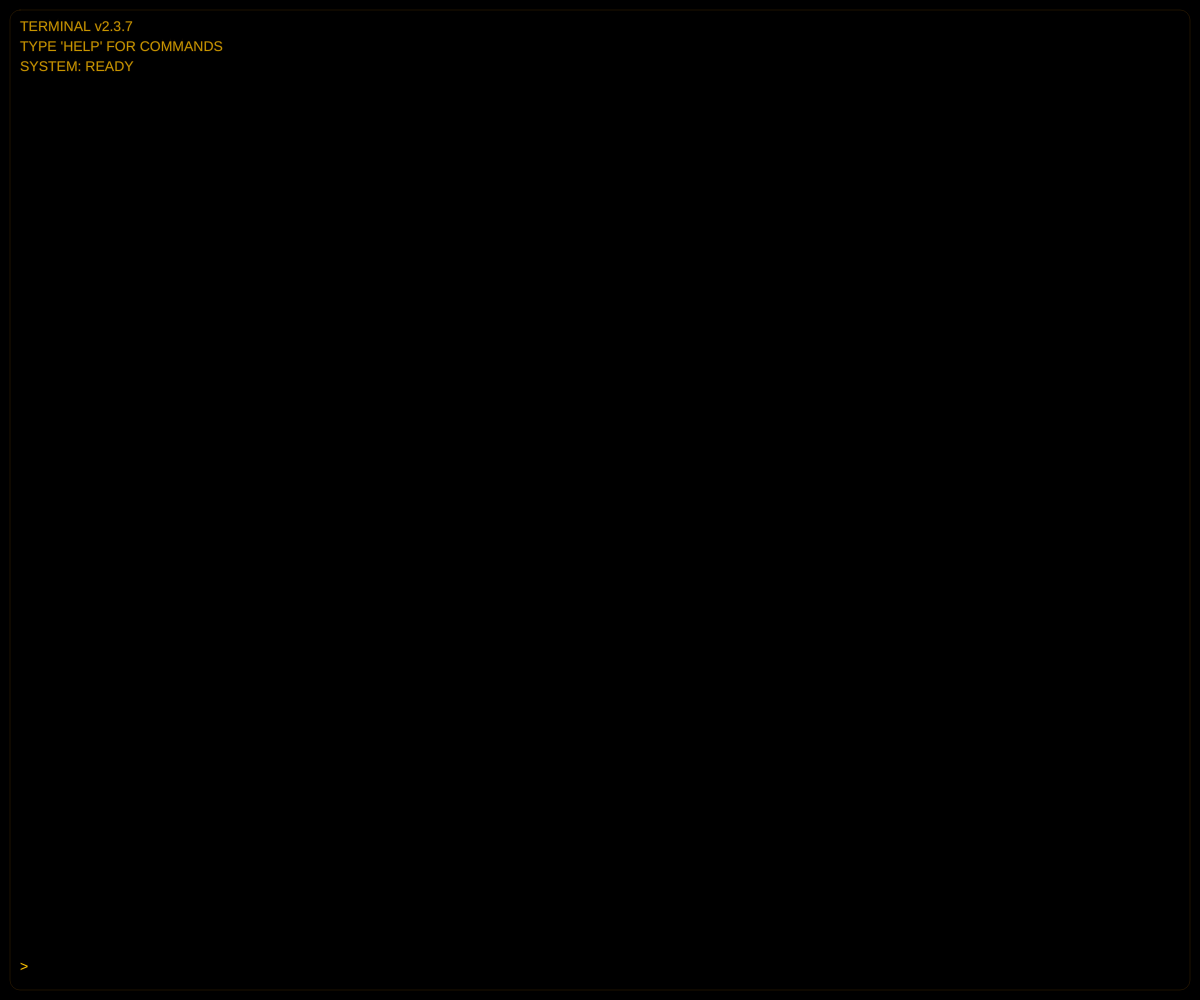
Frame 1 (no input)
Frame 60 (no input): identical to frame 1, image omitted
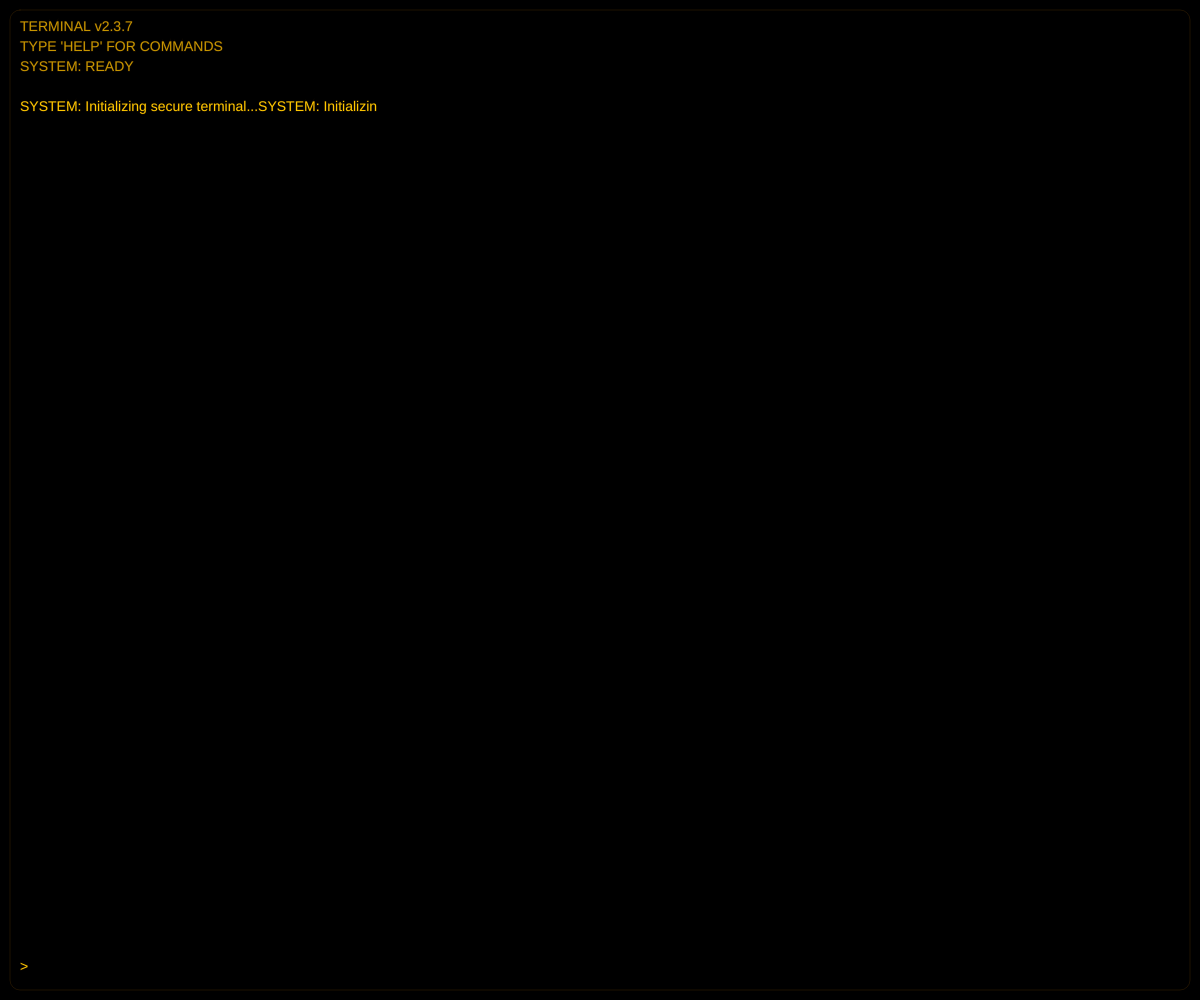
Frame 120 (the mouse pressed at the canvas centre since frame 60)

The p5.js sketch that drew these frames (run headless with seeded random() and noise() and a simulated clock; from frame 60 on, the mouse is pressed at the canvas centre):

// p5.js sketch
// ── sketch.js
let terminalLines = [];
let inputLine = '';
let commandHistory = [];
let currentStoryIndex = 0;
let isTyping = false;
let typingText = '';
let charIndex = 0;
let lastCommandTime = 0;

// Detective story segments
const storySegments = [
  "SYSTEM: Initializing secure terminal...",
  "SECURITY PROTOCOL: ACCESS GRANTED",
  "DETECTIVE: Welcome to the case file.",
  "CASE FILE #427: The Vanishing Artist",
  "CLUE #1: Found at the scene - a single red rose.",
  "SYSTEM: Scanning for related files...",
  "DETECTIVE: The rose was not from any known garden.",
  "CLUE #2: Database shows no matches for this variety.",
  "SYSTEM: Searching hidden archives...",
  "DETECTIVE: This might be a signature item.",
  "CLUE #3: A note found in the artist's studio.",
  "NOTE: 'The colors of betrayal are always the same.'",
  "SYSTEM: Analyzing color patterns...",
  "DETECTIVE: Red, blue, and yellow mix to create purple.",
  "CLUE #4: The victim's last words were 'I know the truth.'",
  "SYSTEM: Cross-referencing with historical records...",
  "DETECTIVE: A pattern emerges - someone is trying to hide something.",
  "CLUE #5: The missing artist was last seen at a gallery.",
  "SYSTEM: Gallery security footage retrieved.",
  "DETECTIVE: The gallery's color scheme matches the crime scene.",
  "CLUE #6: A sketch found with unusual color combinations.",
  "SYSTEM: Analyzing artistic techniques...",
  "DETECTIVE: These colors were never used together before.",
  "CASE SUMMARY: The artist disappeared after creating a masterpiece.",
  "SYSTEM: File encryption detected. Decryption in progress...",
  "DETECTIVE: The final clue leads to the artist's hidden studio.",
  "SYSTEM: Accessing restricted area...",
  "CONCLUSION: The artist created a hidden message using color theory.",
  "SYSTEM: Case file closed. All evidence archived."
];

function setup() {
  createCanvas(windowWidth, windowHeight);
  background(0);
  textSize(14);
  textAlign(LEFT, TOP);
  fill(255, 200, 0); // Amber color for text
  noStroke();
  
  // Initialize with first few lines
  terminalLines = [
    "TERMINAL v2.3.7",
    "TYPE 'HELP' FOR COMMANDS",
    "SYSTEM: READY",
    ""
  ];
  
  lastCommandTime = millis();
}

function draw() {
  background(0);
  
  // Draw terminal border with subtle glow
  stroke(255, 150, 0, 30);
  noFill();
  rect(10, 10, width - 20, height - 20, 10);
  
  // Draw terminal content
  let y = 20;
  for (let i = 0; i < terminalLines.length; i++) {
    if (i === terminalLines.length - 1) {
      fill(255, 200, 0); // Current line in amber
    } else {
      fill(200, 150, 0); // Previous lines in dimmer amber
    }
    
    text(terminalLines[i], 20, y);
    y += 20;
  }
  
  // Draw input prompt
  fill(255, 200, 0);
  text(">", 20, height - 40);
  text(inputLine, 35, height - 40);
  
  // Handle typing effect if needed
  if (isTyping && millis() - lastCommandTime > 50) {
    if (charIndex < typingText.length) {
      terminalLines[terminalLines.length - 1] += typingText.charAt(charIndex);
      charIndex++;
      lastCommandTime = millis();
    } else {
      isTyping = false;
    }
  }
}

function mousePressed() {
  // Only respond to clicks in the center of the canvas
  if (dist(mouseX, mouseY, width/2, height/2) < 100) {
    // Start typing a random story segment
    const segment = storySegments[currentStoryIndex];
    currentStoryIndex = (currentStoryIndex + 1) % storySegments.length;
    
    // Add new line to terminal
    if (terminalLines.length > 30) {
      terminalLines.shift(); // Remove oldest line
    }
    
    terminalLines.push(segment);
    
    // Start typing effect for the new line
    isTyping = true;
    typingText = segment;
    charIndex = 0;
    lastCommandTime = millis();
    
    // Add to command history
    commandHistory.push(segment);
  }
}

function windowResized() {
  resizeCanvas(windowWidth, windowHeight);
}

function keyPressed() {
  if (key === 'Enter') {
    // Process the command and add it to history
    if (inputLine.trim() !== '') {
      commandHistory.push(inputLine);
      if (terminalLines.length > 30) {
        terminalLines.shift();
      }
      terminalLines.push(`> ${inputLine}`);
      inputLine = '';
      
      // Add a response based on the command
      const response = generateResponse(inputLine);
      if (response) {
        if (terminalLines.length > 30) {
          terminalLines.shift();
        }
        terminalLines.push(response);
        
        // Start typing effect for the response
        isTyping = true;
        typingText = response;
        charIndex = 0;
        lastCommandTime = millis();
      }
    }
  } else if (key === 'Backspace') {
    inputLine = inputLine.slice(0, -1);
  } else if (key.length === 1) {
    inputLine += key;
  }
}

function generateResponse(command) {
  command = command.toLowerCase().trim();
  
  if (command.includes('help')) {
    return "COMMANDS: HELP, LOOK, INVESTIGATE, CLUES, SUMMARY";
  } else if (command.includes('look')) {
    return "You examine the scene. Nothing unusual catches your eye.";
  } else if (command.includes('investigate')) {
    return "You investigate further. A small note is found in the corner.";
  } else if (command.includes('clues')) {
    return "Available clues: Red rose, note with colors, gallery security.";
  } else if (command.includes('summary')) {
    return "The artist disappeared after creating a masterpiece using color theory.";
  }
  
  return "Command not recognized. Type 'HELP' for available commands.";
}
